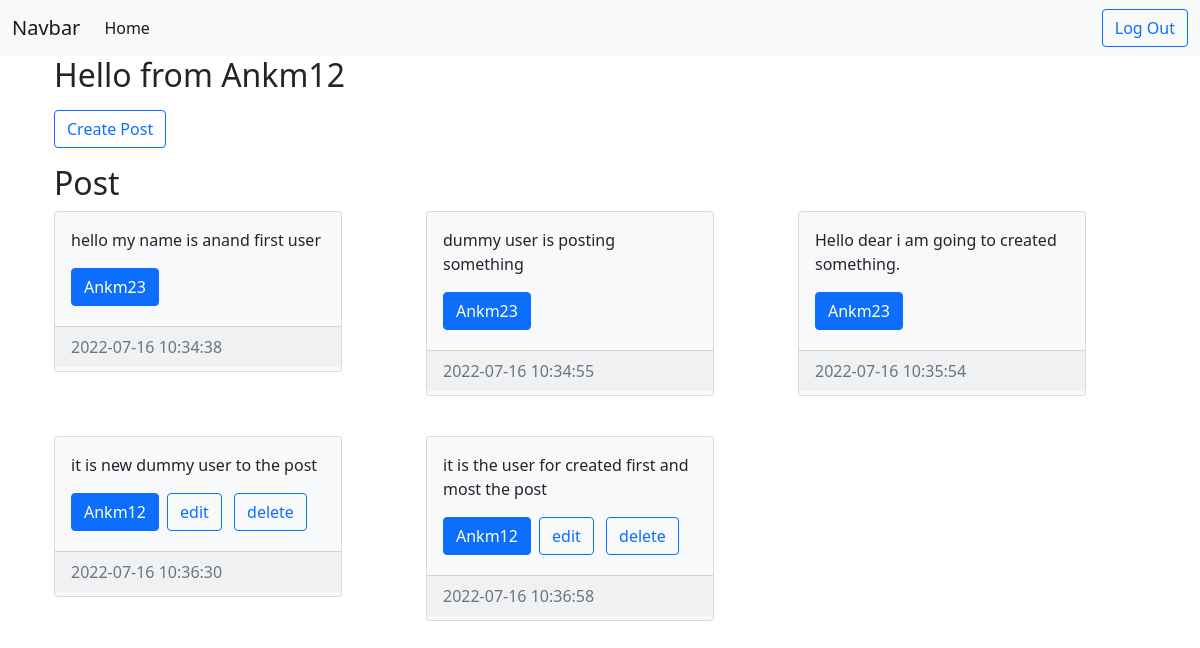
The app's page /home (signed in) with its own data.
### website/models.py (models this page shows)
class User(db.Model, UserMixin):
    id = db.Column(db.Integer, primary_key=True)
    email = db.Column(db.String(150), unique=True)
    username = db.Column(db.String(150), unique=True)
    password = db.Column(db.String(150), unique=True)
    date_created = db.Column(db.DateTime(timezone=True), default=func.now())
    posts = db.relationship('Post', backref="user", passive_deletes=True)

class Post(db.Model):
    id = db.Column(db.Integer, primary_key=True)
    text = db.Column(db.Text, nullable=False)
    date_created = db.Column(db.DateTime(timezone=True), default=func.now())
    author = db.Column(db.Integer, db.ForeignKey('user.id', ondelete="CASCADE"), nullable=False)

### website/view.py (the view)
@view.route('/')
@view.route('/home')
@login_required
def home():
    posts = Post.query.all()
    return render_template('home.html', user=current_user, posts=posts)

### website/__init__.py (called while the page is built)
def create_app():
    app = Flask(__name__)
    app.config['SECRET_KEY'] = "Project"
    app.config['SQLALCHEMY_DATABASE_URI'] = f'sqlite:///{DB_name}'
    app.config['SQLALCHEMY_TRACK_MODIFICATIONS'] = False
    db = SQLAlchemy(app)
    from .view import view
    from .auth import auth
    app.register_blueprint(view, url_prefix="/")
    app.register_blueprint(auth, url_prefix="/auth")
    from .models import User, Post
    create_database(app=app)
    login_manager = LoginManager()
    login_manager.login_view = "auth.login"
    login_manager.init_app(app)
    @login_manager.user_loader
    def load_user(id):
        return User.query.get(int(id))
    return app;

### website/templates/home.html (shortened to what this page needs)
{% extends "base.html" %}
{% block content %}
<div class="container">
    <h2>Hello from {{user.username}}</h2>
    <a class="btn btn-outline-primary my-2" href="{{url_for('view.create_post')}}">Create Post</a>
    <h2 class="my-2">Post</h2>
    <div class="row row-cols-1 row-cols-md-3 g-4">
        {% for post in posts %}
        <div class="col">
            <div class="card text-dark bg-light mb-3" style="width: 18rem;">
                <div class="card-body">
                    <p class="card-text">{{ post.text }}</p>
                    <a href="/posts/{{post.user.username}}" class="btn btn-primary">{{ post.user.username }}</a>
                    {% if user.id == post.user.id %}
                    <a class="btn btn-outline-primary mx-1" href="/update-post/{{post.id}}">edit</a>
                    <a class="btn btn-outline-primary mx-1" href="/delete-post/{{post.id}}">delete</a>
                    {% endif %}
                </div>
                <div class="my-1 card-footer text-muted">
                    {{post.date_created}}
                </div>
            </div>
        </div>
        {% endfor %}
    </div>
</div>
{% endblock content %}

### records on screen
User: username "Ankm12"
Post: text "hello my name is anand first user", user.username "Ankm23", date_created "2022-07-16 10:34:38"
Post: text "dummy user is posting something", user.username "Ankm23", date_created "2022-07-16 10:34:55"
Post: text "Hello dear i am going to created something.", user.username "Ankm23", date_created "2022-07-16 10:35:54"
Post: text "it is new dummy user to the post", user.username "Ankm12", date_created "2022-07-16 10:36:30"
Post: text "it is the user for created first and most the post", user.username "Ankm12", date_created "2022-07-16 10:36:58"
